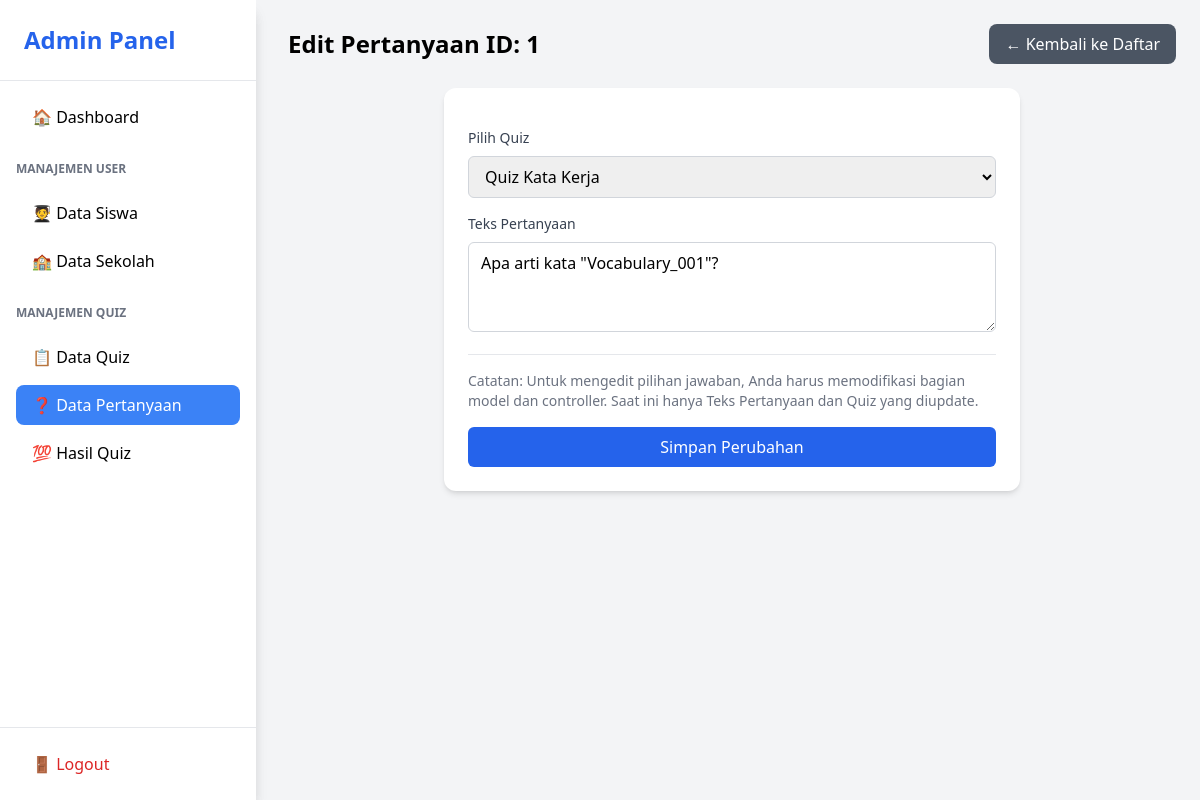
The app's page /?action=pertanyaanAdmin&method=edit&id=1 (signed in) with its own data.
### tables this page shows
CREATE TABLE `pertanyaan` (
  `id_pertanyaan` int NOT NULL AUTO_INCREMENT,
  `teks_pertanyaan` text NOT NULL,
  `quiz_id` int DEFAULT NULL,
  `admin_id` int DEFAULT NULL,
  PRIMARY KEY (`id_pertanyaan`),
  KEY `quiz_id` (`quiz_id`),
  KEY `admin_id` (`admin_id`),
  CONSTRAINT `pertanyaan_ibfk_1` FOREIGN KEY (`quiz_id`) REFERENCES `quiz` (`id_quiz`),
  CONSTRAINT `pertanyaan_ibfk_2` FOREIGN KEY (`admin_id`) REFERENCES `admin` (`id_admin`)
);

CREATE TABLE `quiz` (
  `id_quiz` int NOT NULL AUTO_INCREMENT,
  `nama_quiz` varchar(100) NOT NULL,
  `durasi` time DEFAULT NULL,
  `waktu_pelaksanaan` datetime DEFAULT NULL,
  `waktu_berakhir` datetime DEFAULT NULL,
  `admin_id` int DEFAULT NULL,
  PRIMARY KEY (`id_quiz`),
  KEY `admin_id` (`admin_id`),
  CONSTRAINT `quiz_ibfk_1` FOREIGN KEY (`admin_id`) REFERENCES `admin` (`id_admin`)
);

### controller/admin/pertanyaanController.php (called while the page is built, shortened)
<?php
include "config/koneksi.php";
include "model/admin/quizModel.php";
function edit(){
    $id = $_GET['id'];
    $data = getPertanyaanById($id);
    $quizList = getAllQuiz();
    include "view/admin/editPertanyaan.php";
}

### index.php (called while the page is built, shortened)
<?php
$method = $_GET['method'] ?? 'index';
$method();

### model/admin/quizModel.php (called while the page is built, shortened)
<?php
function getAllQuiz() {
    global $conn;
    $query = mysqli_query($conn, "SELECT q.*, a.username as admin_name FROM quiz AS q JOIN admin AS a ON q.admin_id = a.id_admin");
    return mysqli_fetch_all($query, MYSQLI_ASSOC);
}
function getPertanyaanById($id) {
    global $conn;
    $result = mysqli_query($conn, "SELECT * FROM pertanyaan WHERE id_pertanyaan = $id");
    return mysqli_fetch_assoc($result);
}

### view/admin/editPertanyaan.php (the view, shortened to what this page needs)
<!DOCTYPE html>
<html lang="id">
<head>
    <script src="https://cdn.tailwindcss.com"></script>
</head>
<body class="bg-gray-100">
<div class="min-h-screen flex">
    <div class="w-64 bg-white shadow-lg fixed top-0 left-0 h-full">
        <?php include 'component/sidebar.php'; ?>
    </div>
    <main class="flex-1 pl-72 p-6">
        <div class="flex justify-between items-center mb-6">
            <h1 class="text-2xl font-bold">Edit Pertanyaan ID: <?= $data['id_pertanyaan'] ?></h1>
            <a href="?action=pertanyaanAdmin" class="bg-gray-600 text-white px-4 py-2 rounded-lg hover:bg-gray-700">
                ← Kembali ke Daftar
            </a>
        </div>
        <div class="max-w-xl mx-auto bg-white rounded-xl shadow-md p-6">
            <form action="?action=pertanyaanAdmin&method=update" method="POST" class="space-y-4">
                <div>
                    <label class="block text-sm font-medium text-gray-700 mb-2">Pilih Quiz</label>
                    <select name="quizId" required class="w-full px-3 py-2 border border-gray-300 rounded-md focus:outline-none focus:ring-2 focus:ring-blue-500">
                        <?php foreach($quizList as $q): ?>
                            <option value="<?= $q['id_quiz'] ?>" <?= $q['id_quiz'] == $data['quiz_id'] ? 'selected' : '' ?>>
                                <?= $q['nama_quiz'] ?>
                            </option>
                        <?php endforeach; ?>
                    </select>
                </div>
                <div>
                    <label class="block text-sm font-medium text-gray-700 mb-2">Teks Pertanyaan</label>
                    <textarea name="teksPertanyaan" rows="3" required
                           class="w-full px-3 py-2 border border-gray-300 rounded-md focus:outline-none focus:ring-2 focus:ring-blue-500"><?= $data['teks_pertanyaan'] ?></textarea>
                </div>
                <hr>
                <p class="text-sm text-gray-500">Catatan: Untuk mengedit pilihan jawaban, Anda harus memodifikasi bagian model dan controller. Saat ini hanya Teks Pertanyaan dan Quiz yang diupdate.</p>
                <button type="submit" class="w-full bg-blue-600 text-white py-2 px-4 rounded-md hover:bg-blue-700 focus:outline-none focus:ring-2 focus:ring-blue-500">
                    Simpan Perubahan
                </button>
            </form>
        </div>
    </main>
</div>
</body>
</html>

### records on screen
pertanyaan: id_pertanyaan "1", quizId "Quiz Kata Kerja", teksPertanyaan "Apa arti kata \"Vocabulary_001\"?"
